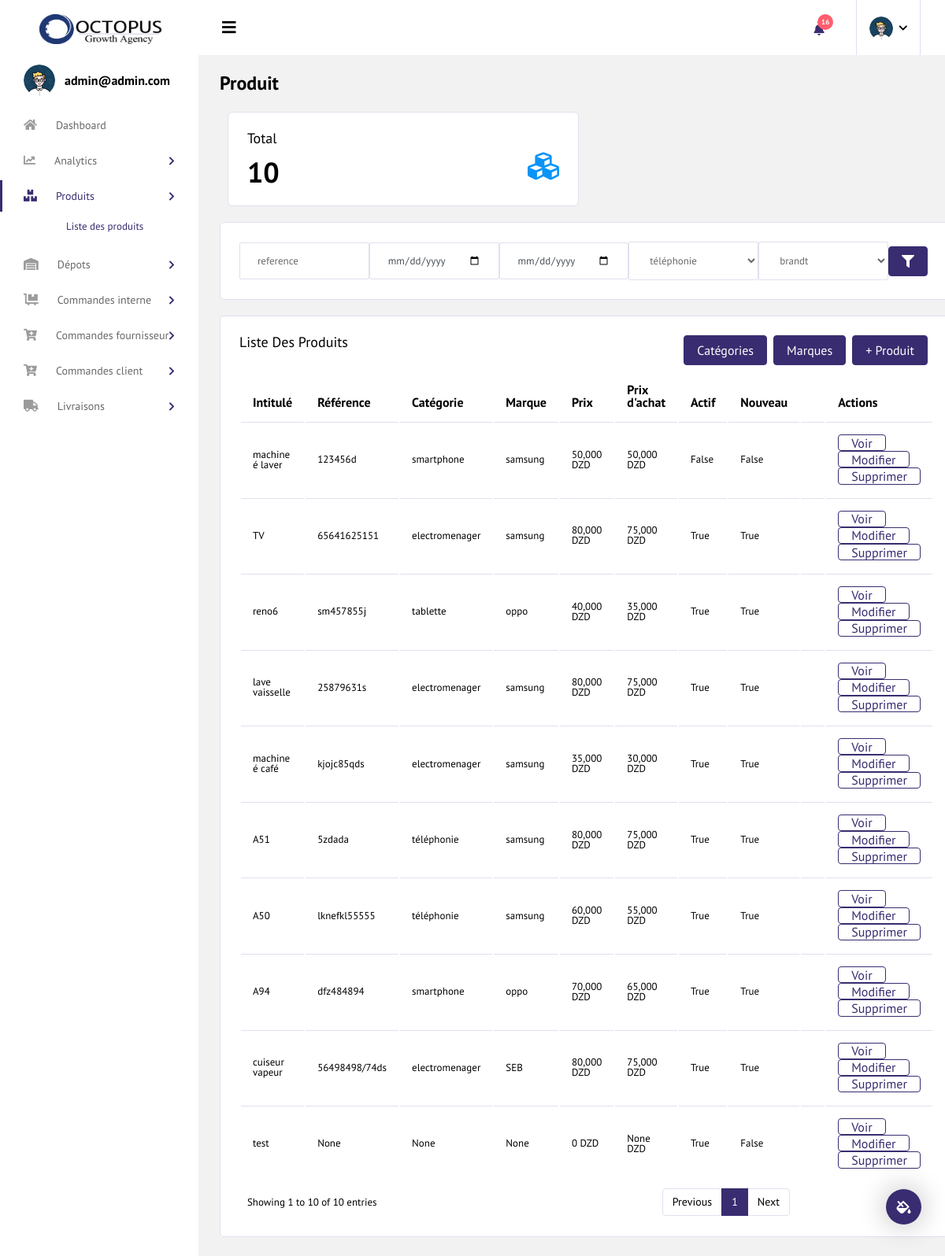
/productlist (signed in), run on the app's committed database.
### accounts/models.py (models this page shows, shortened)
class User(AbstractUser):
    username        = None
    email           = models.EmailField('email address', unique=True)
    picture         = models.ImageField(upload_to='images/faces', null=True, blank=True)
    pseudo          = models.CharField( max_length=150, null=True, blank=True)
    role            = models.CharField( max_length=150, null=True, blank=True)
    notes           = models.TextField( blank=True, null=True)
    warehouse       = models.ForeignKey(WareHouse, on_delete=models.SET_NULL, blank=True, null=True)
    is_active       = models.BooleanField(default=False)
    is_manager      = models.BooleanField(default=False)
    is_admin        = models.BooleanField(default=False)
    USERNAME_FIELD  = 'email'
    REQUIRED_FIELDS = []
    objects         = UserManager()
    custom_objects  = CustomUserManager()
    def display_picture(self):
        if self.picture:
            return self.picture.url
        else:
            return "static/images/profile.png"
    class Meta:
        unique_together = ('is_manager', 'warehouse')

### inventory/models.py (models this page shows, shortened)
class Product(models.Model):
    name         = models.CharField( max_length=200, verbose_name='Nom')
    upc           = models.CharField( max_length=200, verbose_name='code article')
    slug         = models.SlugField( max_length=150, unique= True, verbose_name='URL')
    reference    = models.CharField( max_length=200, verbose_name='Référence / code a bar', unique=True, blank=True, null=True)
    category     = TreeForeignKey(Category, verbose_name="Catégorie",related_name="products" ,on_delete=models.CASCADE, blank=True, null=True)
    brand        = models.ForeignKey(Brand, related_name="brand_products", on_delete=models.CASCADE, blank=True, null=True)
    text         = models.TextField(verbose_name='petit text', blank=True, null=True)
    price        = models.DecimalField(max_digits=10, decimal_places=0, default=0)
    old_price    = models.DecimalField(max_digits=10, decimal_places=0, verbose_name="Ancien prix",blank=True, null=True)
    buy_price    = models.DecimalField(max_digits=10, decimal_places=0, verbose_name="prix d'achat",blank=True, null=True)
    actif        = models.BooleanField(verbose_name='actif', default=True)
    new          = models.BooleanField(verbose_name='Nouveau', default=False)
    created      = models.DateTimeField(verbose_name='Date de Création', auto_now_add=True)
    updated      = models.DateTimeField(verbose_name='Date de dernière mise à jour', auto_now=True)
    class Meta:
        verbose_name = _("Product")
        verbose_name_plural = _("Products")

class Category(MPTTModel):
    name  = models.CharField( max_length=150, verbose_name='Nom')
    slug  = models.SlugField( max_length=150, unique= True, verbose_name='URL')
    order  = models.IntegerField(verbose_name='ordre', null=True, blank=True)
    actif = models.BooleanField(verbose_name='actif', default=True)
    icon  = models.ImageField(upload_to='images/categories', null=True, blank=True)
    parent = TreeForeignKey('self', on_delete=models.CASCADE, null=True, blank=True, related_name='children')
    class Meta:
        verbose_name = "Category"
        verbose_name_plural = "Categorys"
    def __str__(self):
        return self.name

class Brand(models.Model):
    name = models.CharField(max_length=150, verbose_name='Nom')
    actif = models.BooleanField(verbose_name='actif', default=True)
    class Meta:
        verbose_name = _("Brand")
        verbose_name_plural = _("Brands")
    def __str__(self):
        return self.name

### inventory/views.py (the view)
# urls.py: path('productlist', login_required(ProductListView.as_view()), name='productlist'),
class ProductListView(ListView):
    template_name= "product-list.html"
    model = Product
    def get_context_data(self, **kwargs):
        context = super(ProductListView, self).get_context_data(**kwargs)
        context["products"] =Product.objects.all().order_by('created')
        context["product_count"] =Product.objects.all().count()
        context["brands"] = Brand.objects.all()
        context["categorys"] = Category.objects.all()
        return context

### inventory/templates/product-list.html (shortened to what this page needs)
{% extends "base.html" %}
{% load static %}
{% block content %}
<div class="content-wrapper">
    <div class="page-header">
        <h3 class="page-title">
          Produit
        </h3>
    </div>
    <div class="col-md-6 grid-margin">
        <div class="card">
            <div class="card-body">
                <h4 class="card-title mb-0">Total</h4>
                <div class="d-flex justify-content-between align-items-center">
                    <div class="d-inline-block pt-3">
                        <div class="d-md-flex">
                            <h2 class="mb-0">{{ product_count }} </h2>
                        </div>
                    </div>
                    <div class="d-inline-block">
                        <i class=" fas  fa-cubes text-info icon-lg"></i>
                    </div>
                </div>
            </div>
        </div>
    </div>
    <div class="row">
        <div class="col-12 grid-margin">
            <div class="card">
                <div class="card-body">
                    <div class="d-md-flex justify-content-between align-items-center">
                        <tr class="row">
                            <td >
                                <input type="text" class="form-control"  placeholder="reference"></td>
                            <td >
                                    <input type="date" class="form-control"  placeholder="date debut"></td>
                            <td >
                                <input type="date" class="form-control"  placeholder="date fin"></td>
                            <td >
                                <select class="form-control"  name="category" id="id_category">
                                {% for category in categorys %}
                                    <option  value="{{category.id}}">{{category.name}}</option>
                                {% endfor %}
                                </select>
                            </td>
                            <td >
                                <select class="form-control"  name="brand" id="id_brand">
                                {% for brand in brands %}
                                    <option value="{{brand.id}}">{{brand.name}}</option>
                                {% endfor %}
                                </select>
                            </td>
                            <td >
                                <button type="submit" class="btn btn-primary mr-2"> <i class="fas fa-filter"></i></button>
                            </td>
                        </tr>
                    </div>
                </div>
            </div>
        </div>
    </div>
    <div class="card">
        <div class="card-body">
            <a href="{% url 'inventory:addproduct' %}" > <button type="submit" class="btn btn-primary mr-2" style="float:right;">+ Produit</button><a>
                <a href="{% url 'inventory:brandlist' %}"> <button type="submit" class="btn btn-primary mr-2" style="float:right;">Marques</button><a>
                <a href="{% url 'inventory:categorylist' %}"> <button type="submit" class="btn btn-primary mr-2" style="float:right;">Catégories</button><a>
          <h4 class="card-title">Liste des produits</h4>
          <div class="row">
            <div class="col-12">
              <div class="table-responsive">
                <div id="order-listing_wrapper" class="dataTables_wrapper container-fluid dt-bootstrap4 no-footer">
                    <div >
                            <div class="row">
                                <div class="col-sm-12">
                                    <table id="order-listing" class="table dataTable no-footer" role="grid" aria-describedby="order-listing_info">
                                        <thead>
                                            <tr role="row">
                                                <th>Intitulé </th>
                                                <th>Référence</th>
                                                <th>Catégorie</th>
                                                <th>Marque</th>
                                                <th>Prix</th>
                                                <th>Prix d'achat</th>
                                                <th >Actif</th>
                                                <th >Nouveau</th>
                                                <th></th>
                                                <th >Actions</th>
                                            </tr>
                                        </thead>
                                        <tbody>
                                        {% for product in products %}
                                        <tr role="row" class="odd">
                                                <td >{{product.name}}</td>
                                                <td>{{product.reference}}</td>
                                                <td>{{product.category}}</td>
                                                <td>{{product.brand}}</td>
                                                <td>{{product.price}} DZD</td>
                                                <td> {{product.buy_price}} DZD</td>
                                                <td>{{product.actif}}</td>
                                                <td>{{product.new}}</td>
                                                <td></td>
                                                <td>
                                                <a href="{% url 'inventory:productdetail' product.pk %}">
                                                <button class="btn btn-outline-primary">Voir</button></a>
                                                <a href="{% url 'inventory:editproduct' product.pk %}">
                                                <button class="btn btn-outline-primary">Modifier</button></a>
                                                <a href="{% url 'inventory:productdelete' product.pk %}">
                                                    <button class="btn btn-outline-primary">Supprimer</button></a>
                                                </td>
                                            </tr>
                                        {% endfor %}
                                        </tbody>
                                        </table>
                                    </div>
                                </div>
                            </div>
                                        <div class="row">
                                            <div class="col-sm-12 col-md-5">
                                                <div class="dataTables_info" id="order-listing_info" role="status" aria-live="polite">Showing 1 to 10 of 10 entries</div>
                                            </div>
                                            <div class="col-sm-12 col-md-7">
                                                <div class="dataTables_paginate paging_simple_numbers" id="order-listing_paginate">
                                                    <ul class="pagination">
                                                        <li class="paginate_button page-item previous disabled" id="order-listing_previous">
                                                            <a href="#" aria-controls="order-listing" data-dt-idx="0" tabindex="0" class="page-link">Previous</a>
                                                        </li>
                                                        <li class="paginate_button page-item active"><a href="#" aria-controls="order-listing" data-dt-idx="1" tabindex="0" class="page-link">1</a></li>
                                                        <li class="paginate_button page-item next disabled" id="order-listing_next"><a href="#" aria-controls="order-listing" data-dt-idx="2" tabindex="0" class="page-link">Next</a></li>
                                                    </ul>
                                                </div>
                                            </div>
                                        </div>
                                    </div>
                                    </div>
                                    </div>
                                </div>
                                </div>
                            </div>
</div>
{% endblock content %}

### templates/sidebar.html (shortened to what this page needs)
{% load static %}
    <div class="container-fluid page-body-wrapper">
          <div class="theme-setting-wrapper">
            <div id="settings-trigger"><i class="fas fa-fill-drip"></i></div>
          </div>
     <nav class="sidebar sidebar-offcanvas" id="sidebar">
        <ul class="nav">
          <li class="nav-item nav-profile">
            <div class="nav-link">
              <div class="profile-image">
                <img  src="{{user.display_picture}}" alt="image"/>
              </div>
              <div class="profile-name">
                <p class="name">
                  {{ user.get_username }}
                </p>
              </div>
            </div>
          </li>
          <li class="nav-item">
            <a class="nav-link" href="/" >
              <i class="fa fa-home menu-icon"></i>
              <span class="menu-title">Dashboard</span>
            </a>
          </li>
          <li class="nav-item">
            <a class="nav-link" data-toggle="collapse" href="#editors" aria-expanded="false" aria-controls="editors">
              <i class="fas fa-chart-line menu-icon"></i>
              <span class="menu-title">Analytics</span>
              <i class="menu-arrow"></i>
            </a>
          </li>
          <li class="nav-item">
            <a class="nav-link" data-toggle="collapse" href="#charts" aria-expanded="false" aria-controls="charts">
              <i class="fas fa-boxes menu-icon"></i>
              <span class="menu-title">Produits</span>
              <i class="menu-arrow"></i>
            </a>
            <div class="collapse" id="charts">
              <ul class="nav flex-column sub-menu">
                <li class="nav-item"> <a class="nav-link" href="{% url 'inventory:productlist' %}">Liste des produits</a></li>
              </ul>
              </div>
          </li>
          <li class="nav-item">
            <a class="nav-link" data-toggle="collapse" href="#tables" aria-expanded="false" aria-controls="tables">
              <i class="fas fa-warehouse menu-icon"></i>
              <span class="menu-title">Dépots</span>
              <i class="menu-arrow"></i>
            </a>
          </li>
          <li class="nav-item">
            <a class="nav-link" data-toggle="collapse" href="#icons" aria-expanded="false" aria-controls="icons">
              <i class="fas fa-dolly-flatbed menu-icon"></i>
              <span class="menu-title">Commandes interne</span>
              <i class="menu-arrow"></i>
            </a>
          </li>
          <li class="nav-item">
            <a class="nav-link" data-toggle="collapse" href="#ui-advanced" aria-expanded="false" aria-controls="ui-advanced">
              <i class="fas fa-solid fa-cart-plus menu-icon"></i>
              <span class="menu-title">Commandes fournisseur</span>
              <i class="menu-arrow"></i>
            </a>
          </li>
          <li class="nav-item">
            <a class="nav-link" data-toggle="collapse" href="#form-elements" aria-expanded="false" aria-controls="form-elements">
              <i class="fas fa-solid fa-cart-plus menu-icon"></i>
              <span class="menu-title">Commandes client</span>
              <i class="menu-arrow"></i>
            </a>
          </li>
          <li class="nav-item">
            <a class="nav-link" data-toggle="collapse" href="#maps" aria-expanded="false" aria-controls="maps">
              <i class="fas fa-truck menu-icon"></i>
              <span class="menu-title">Livraisons</span>
              <i class="menu-arrow"></i>
            </a>
          </li>
        </ul>
      </nav>

### data on the page
User: get_username "admin@admin.com"
Product: name "machine é laver", reference "123456d", category "smartphone", brand "samsung", price "50,000", buy_price "50,000", actif "False", new "False"
Product: name "TV", reference "65641625151", category "electromenager", brand "samsung", price "80,000", buy_price "75,000", actif "True", new "True"
Product: name "reno6", reference "sm457855j", category "tablette", brand "oppo", price "40,000", buy_price "35,000", actif "True", new "True"
Product: name "lave vaisselle", reference "25879631s", category "electromenager", brand "samsung", price "80,000", buy_price "75,000", actif "True", new "True"
Product: name "machine é café", reference "kjojc85qds", category "electromenager", brand "samsung", price "35,000", buy_price "30,000", actif "True", new "True"
Product: name "A51", reference "5zdada", category "téléphonie", brand "samsung", price "80,000", buy_price "75,000", actif "True", new "True"
Product: name "A50", reference "lknefkl55555", category "téléphonie", brand "samsung", price "60,000", buy_price "55,000", actif "True", new "True"
Product: name "A94", reference "dfz484894", category "smartphone", brand "oppo", price "70,000", buy_price "65,000", actif "True", new "True"
Product: name "cuiseur vapeur", reference "56498498/74ds", category "electromenager", brand "SEB", price "80,000", buy_price "75,000", actif "True", new "True"
Product: name "test", reference "None", category "None", brand "None", price "0", buy_price "None", actif "True", new "False"

### other printed values
{{ product_count }} "10"
form field category "téléphonie"
form field brand "brandt"
